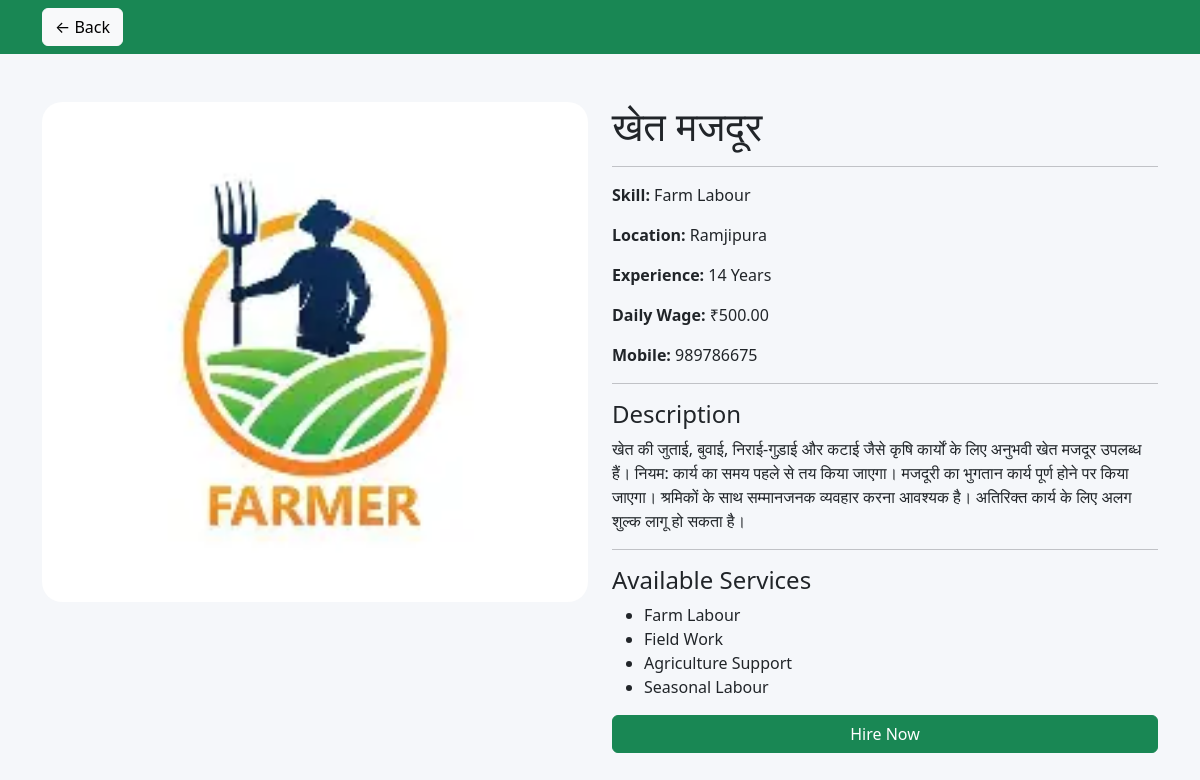
/worker/1/, run on the app's committed database.
### gramsangam/models.py (models this page shows, shortened)
class Worker(models.Model):
    SKILL_CHOICES = [
    ('Gehu Katai', 'Gehu Katai'),
    ('Dhaan Katai', 'Dhaan Katai'),
    ('Moong Katai', 'Moong Katai'),
    ('Chana Katai', 'Chana Katai'),
    ('Threshing Worker', 'Threshing Worker'),
    ('Loading Worker', 'Loading Worker'),
    ('Unloading Worker', 'Unloading Worker'),
    ('Lakdi Katai', 'Lakdi Katai'),
    ('Lakdi Loading', 'Lakdi Loading'),
    ('Tractor Driver', 'Tractor Driver'),
    ('Harvester Operator', 'Harvester Operator'),
    ('Rotavator Operator', 'Rotavator Operator'),
    ('Spraying Worker', 'Spraying Worker'),
    ('Fertilizer Worker', 'Fertilizer Worker'),
    ('Seed Sowing Worker', 'Seed Sowing Worker'),
    ('Irrigation Worker', 'Irrigation Worker'),
    ('Borewell Helper', 'Borewell Helper'),
    ('Mandi Loading Worker', 'Mandi Loading Worker'),
    ('Mandi Unloading Worker', 'Mandi Unloading Worker'),
    ('Farm Labour', 'Farm Labour'),
    ('General Labour', 'General Labour'),
]
    owner = models.ForeignKey(
    User,
    on_delete=models.CASCADE,
    null=True,
    blank=True
)
    name = models.CharField(max_length=100)
    skill = models.CharField(
        max_length=50,
        choices=SKILL_CHOICES
    )
    image = models.ImageField(
        upload_to='worker_images/',
        blank=True,
        null=True
    )
    mobile = models.CharField(max_length=15)
    location = models.CharField(max_length=100)
    experience = models.IntegerField()
    wage_per_day = models.DecimalField(
        max_digits=10,
        decimal_places=2
    )
    available = models.BooleanField(default=True)
    description = models.TextField()
    created_at = models.DateTimeField(
        auto_now_add=True
    )

### gramsangam/views.py (the view)
# urls.py: path('worker/<int:id>/', views.worker_detail, name='worker_detail'),
def worker_detail(request, id):
    worker = get_object_or_404(
        Worker,
        id=id
    )
    return render(
        request,
        'worker_detail.html',
        {
            'worker': worker
        }
    )

### templates/worker_detail.html (shortened to what this page needs)
<!DOCTYPE html>
<html>
<head>
<link href="https://cdn.jsdelivr.net/npm/bootstrap@5.3.3/dist/css/bootstrap.min.css" rel="stylesheet">
</head>
<body>
<nav class="navbar navbar-dark bg-success">
    <div class="container">
        <a href="/workers/" class="btn btn-light">
            ← Back
        </a>
    </div>
</nav>
<div class="container py-5">
<div class="row">
<div class="col-md-6">
{% if worker.image %}
<img src="{{ worker.image.url }}"
     class="worker-image">
{% endif %}
</div>
<div class="col-md-6">
<h1>{{ worker.name }}</h1>
<hr>
<p><b>Skill:</b> {{ worker.skill }}</p>
<p><b>Location:</b> {{ worker.location }}</p>
<p><b>Experience:</b> {{ worker.experience }} Years</p>
<p><b>Daily Wage:</b> ₹{{ worker.wage_per_day }}</p>
<p><b>Mobile:</b> {{ worker.mobile }}</p>
<hr>
<h4>Description</h4>
<p>{{ worker.description }}</p>
<hr>
<h4>Available Services</h4>
<ul>
<li>{{ worker.skill }}</li>
<li>Field Work</li>
<li>Agriculture Support</li>
<li>Seasonal Labour</li>
</ul>
<a href="{% url 'worker_booking' worker.id %}"
   class="btn btn-success w-100">
   Hire Now
</a>
</div>
</div>
</div>
</body>
</html>

### templates/worker_detail.html (style rules this page uses)
body { background:#f5f7fa; }
.worker-image { width:100%; height:500px; object-fit:cover; border-radius:20px; }

### data on the page
Worker: image (picture), name "खेत मजदूर", skill "Farm Labour", location "Ramjipura", experience "14", wage_per_day "500.00", mobile "989786675", description "खेत की जुताई, बुवाई, निराई-गुड़ाई और कटाई जैसे कृषि कार्यों के लिए अनुभवी खेत मजदूर उपलब्ध हैं। नियम: कार्य का समय पहले से तय किया जाएगा। मजदूरी का भुगतान कार्य पूर्ण होने पर किया जाएगा। श्रमिकों के साथ सम्मानजनक व्यवहार करना आवश्यक है। अतिरिक्त कार्य के लिए अलग शुल्क लागू हो सकता है।"
